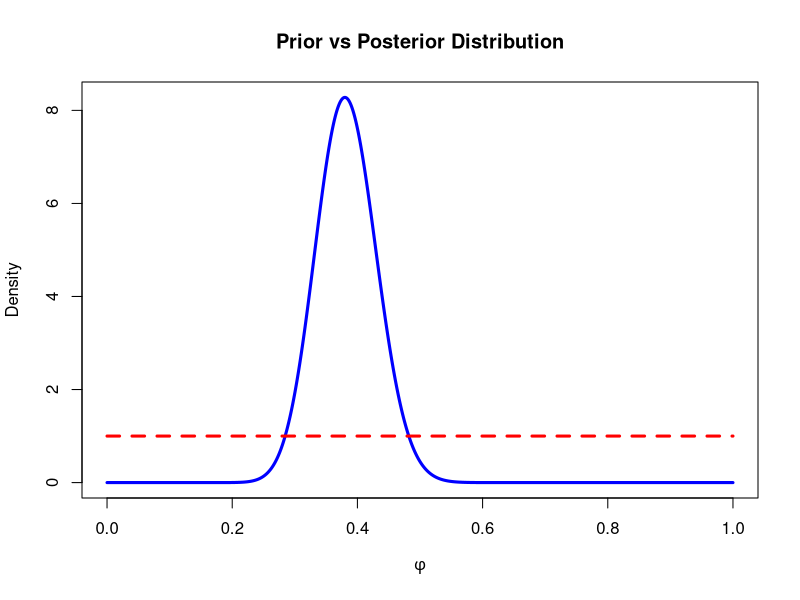
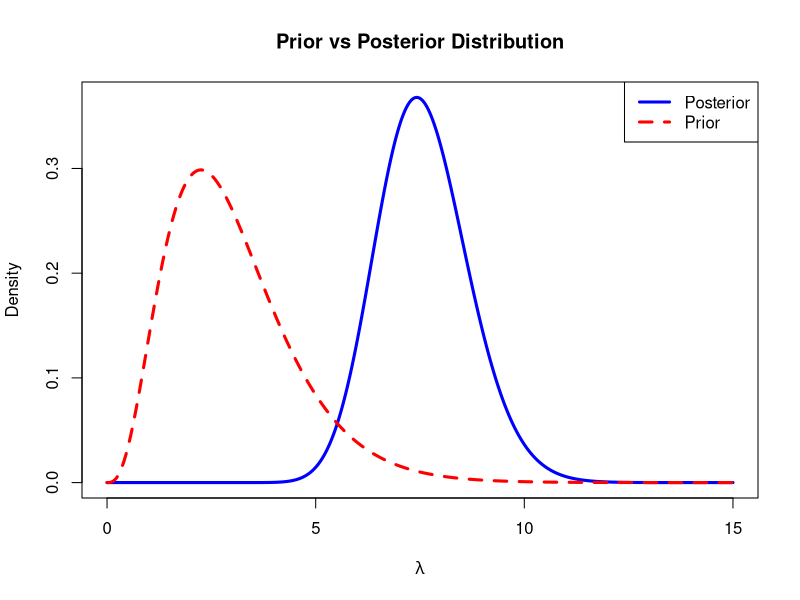
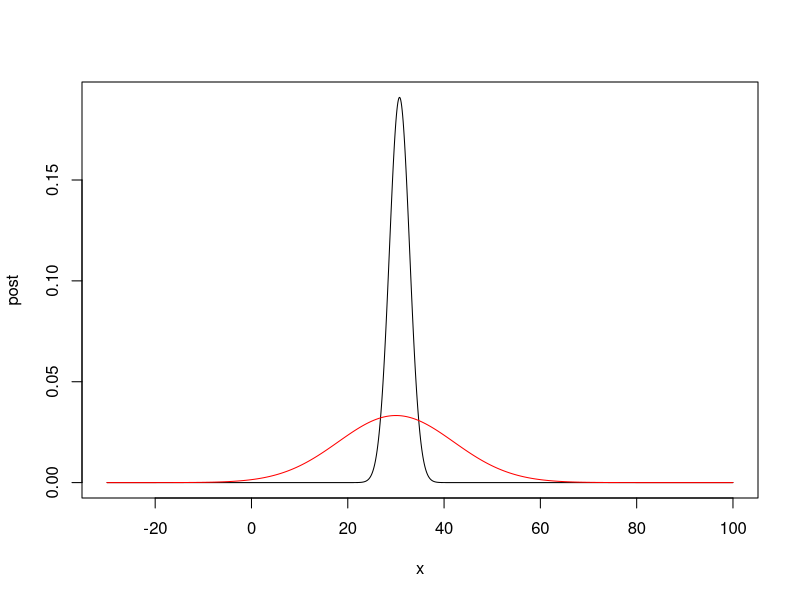

These figures' R source, in order:
## ---- chunk 1
knitr::opts_chunk$set(
	echo = TRUE,
	message = FALSE,
	warning = FALSE
)
library(tidyverse)
## ---- chunk 2
y <- 38
n <- 100
aPrior <- 1
bPrior <- 1


(aPost <- aPrior + y)
(bPost <- bPrior + n - y)

phi <- seq(0, 1, length = 1000)

prior <- dbeta(phi, aPrior, bPrior)
post <- dbeta(phi, aPost, bPost)

# A) Prior: uniform beta; Liklihood: binomial; Posterior: Beta-binomial

# B) Plot posterior and prior:
plot(phi, post, type="l", lwd=3, col="blue",
     ylab="Density", xlab=expression(phi),
     main="Prior vs Posterior Distribution")
lines(phi, prior, lwd=3, col="red", lty=2)
  # flat prior means no prior knowledge, posterior maxes around 0.38 like   observed data

# C) 95% CI
qbeta(c(0.025, 0.975), aPost, bPost)
  #[1] 0.2909055 0.4781716

# Probability of passing
1 - pbeta(0.5, aPost, bPost)
  # [1] 0.008252928, or roughly 1% chance

# D) Because prior is uninformative, the posterior is driven predominately by the data. With 100 obs, the liklihood dominates prior, with a posterior centered near the observed proportion 38/100 = 0.38.
## ---- chunk 3
y <- c(15, 8, 6, 11, 4)
n <- length(y)
sum.y <- sum(y)

aPrior <- 4
bPrior <- 1.333

aPost <- aPrior + sum.y
bPost <- bPrior + n

lambda <- seq(0, 15, length = 1000)

prior <- dgamma(lambda, aPrior, bPrior)
post <- dgamma(lambda, aPost, bPost)

# A) Prior: Lambda ∼ Gamma(4,1.333)
#    Posterior: Lambda|y ∼ Gamma(48,6.333)

# B) Plot:
plot(lambda, post, type="l", lwd=3, col="blue",
     xlab=expression(lambda),
     ylab="Density",
     main="Prior vs Posterior Distribution")

lines(lambda, prior, col="red", lwd=3, lty=2)

legend("topright",
       legend=c("Posterior","Prior"),
       col=c("blue","red"),
       lwd=3,
       lty=c(1,2))

# C) 95% CI
qgamma(c(0.025, 0.975), aPost, bPost)
  #[1] 5.588412 9.868946

# D) Prior suggested an average catch of 3 lobsters per hour, but the data show a higher average catch, so the posterior moved toward the data. Prior was moderately informative, but data dominated by the posterior
## ---- chunk 4
temps <- read_csv('SolsticeTemp.csv')
n <- 50
sigma <- 15
mu.prior <- 30
sigma.prior <- 12

(mu.temps <- mean(temps$temp))
(sigma.post <- sqrt(1 / (1 / sigma.prior^2 + n/sigma^2)))
(mu.post <- sigma.post^2 * (mu.prior / sigma.prior^2 + n * mu.temps/sigma^2))

x <- seq(-30, 100, 0.1)
prior <- dnorm(x, mean=mu.prior, sd=sigma.prior)
post <- dnorm(x, mean=mu.post, sd=sigma.post)

# B) Plot
plot(x, post, type = 'l')
lines(x, prior, col = 'red')

  # Prior curve (red) is earlier estimates centered around 30 but is flatter given the relatively large st. deviation, while posterior (black) is still centered around 30, it is much narrower with a st. deviation of 2.088 and thus appears more like a sharp peak. Thus more information resulted in a better estimate of the mean temperature.

# C) 95% CI
qnorm(c(0.025,0.975), mu.post, sigma.post)
  #[1] 26.65338 34.84185

#D) Prior was only somewhat informative given its much larger st. deviation, however, the prior mean and sample mean are very close, indicating that the data provided more information that allowed for a stronger estimate of mean temperature than the prior despite the estimates functionally being in alignment.
